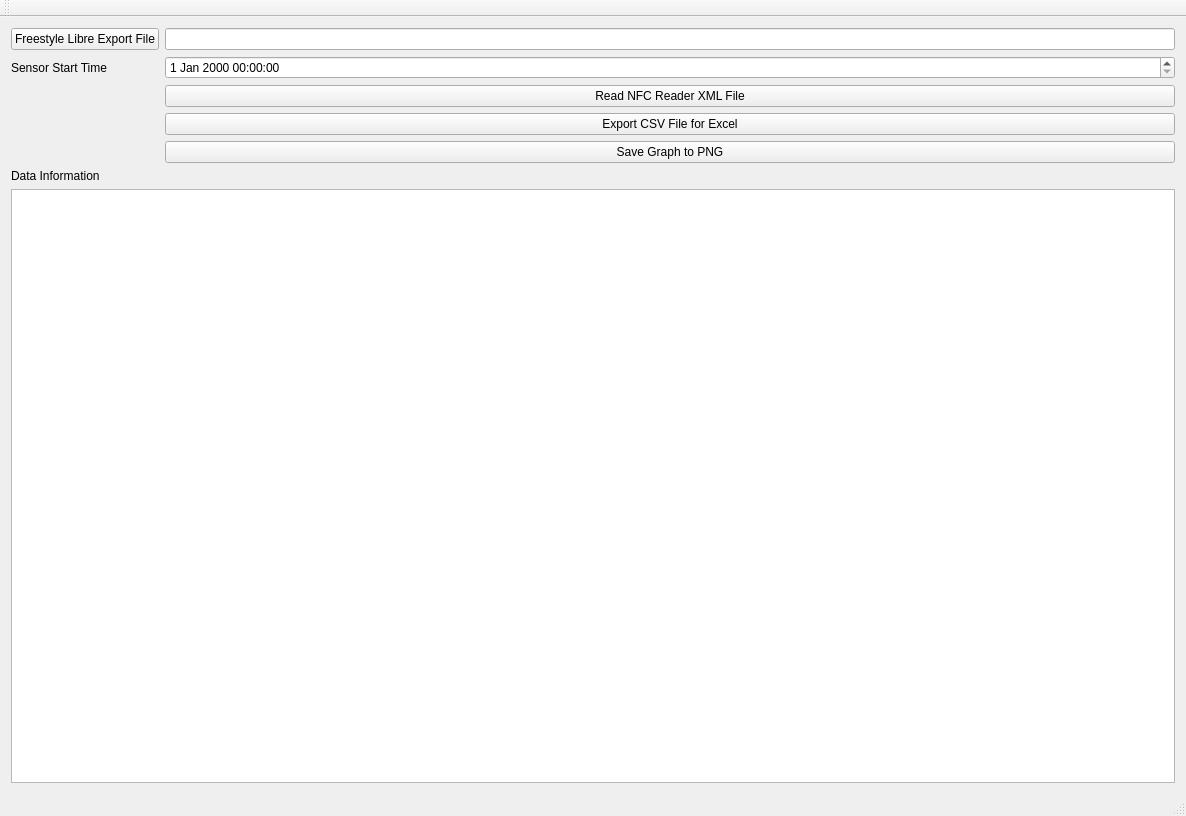
<?xml version="1.0" encoding="UTF-8"?>
<ui version="4.0">
 <class>MainWindow</class>
 <widget class="QMainWindow" name="MainWindow">
  <property name="geometry">
   <rect>
    <x>0</x>
    <y>0</y>
    <width>1186</width>
    <height>816</height>
   </rect>
  </property>
  <property name="windowTitle">
   <string>Tag Analyzer</string>
  </property>
  <widget class="QWidget" name="centralWidget">
   <layout class="QVBoxLayout" name="verticalLayout">
    <item>
     <layout class="QFormLayout" name="formLayout">
      <item row="0" column="0">
       <widget class="QPushButton" name="freestyleLibreFileButton">
        <property name="text">
         <string>Freestyle Libre Export File</string>
        </property>
       </widget>
      </item>
      <item row="0" column="1">
       <widget class="QLineEdit" name="freestyleLibreLineEdit">
        <property name="readOnly">
         <bool>true</bool>
        </property>
       </widget>
      </item>
      <item row="1" column="1">
       <widget class="QDateTimeEdit" name="startTimeEdit"/>
      </item>
      <item row="1" column="0">
       <widget class="QLabel" name="label">
        <property name="text">
         <string>Sensor Start Time</string>
        </property>
       </widget>
      </item>
      <item row="2" column="1">
       <widget class="QPushButton" name="readXMLFileButton">
        <property name="text">
         <string>Read NFC Reader XML File</string>
        </property>
       </widget>
      </item>
      <item row="3" column="1">
       <widget class="QPushButton" name="exportCSVButton">
        <property name="text">
         <string>Export CSV File for Excel</string>
        </property>
       </widget>
      </item>
      <item row="4" column="1">
       <widget class="QPushButton" name="saveGraphButton">
        <property name="text">
         <string>Save Graph to PNG</string>
        </property>
       </widget>
      </item>
     </layout>
    </item>
    <item>
     <widget class="QLabel" name="label_2">
      <property name="text">
       <string>Data Information</string>
      </property>
     </widget>
    </item>
    <item>
     <widget class="QPlainTextEdit" name="textEdit">
      <property name="sizePolicy">
       <sizepolicy hsizetype="Expanding" vsizetype="Expanding">
        <horstretch>0</horstretch>
        <verstretch>1</verstretch>
       </sizepolicy>
      </property>
      <property name="font">
       <font>
        <family>Courier New</family>
        <pointsize>11</pointsize>
       </font>
      </property>
      <property name="readOnly">
       <bool>true</bool>
      </property>
     </widget>
    </item>
   </layout>
  </widget>
  <widget class="QMenuBar" name="menuBar">
   <property name="geometry">
    <rect>
     <x>0</x>
     <y>0</y>
     <width>1186</width>
     <height>22</height>
    </rect>
   </property>
  </widget>
  <widget class="QToolBar" name="mainToolBar">
   <attribute name="toolBarArea">
    <enum>TopToolBarArea</enum>
   </attribute>
   <attribute name="toolBarBreak">
    <bool>false</bool>
   </attribute>
  </widget>
  <widget class="QStatusBar" name="statusBar"/>
 </widget>
 <layoutdefault spacing="6" margin="11"/>
 <resources/>
 <connections/>
</ui>
